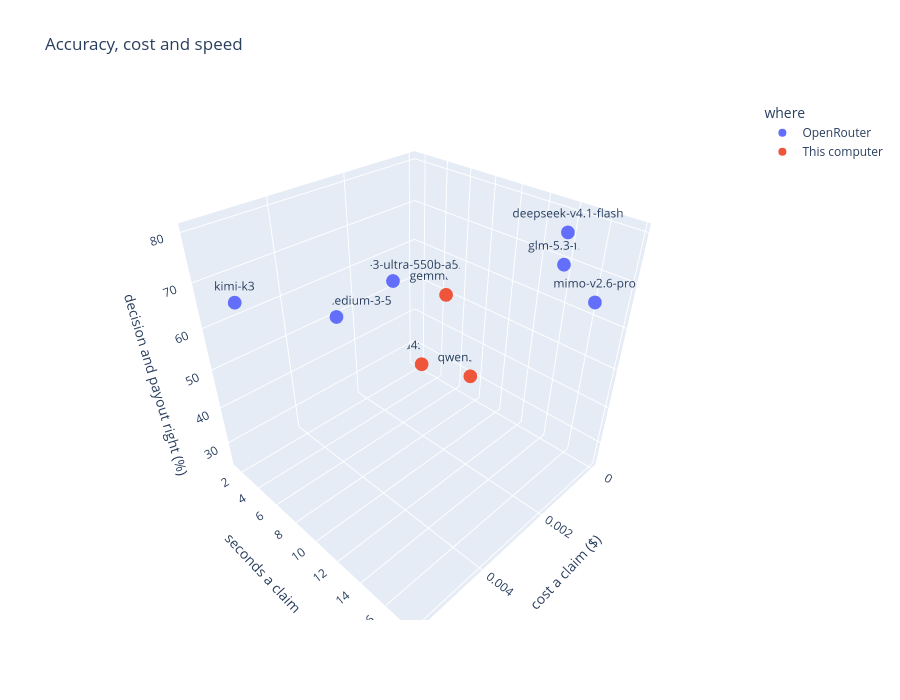

This figure's notebook cell:
### Markdown cell above
### All three at once

Drag the chart to turn it.

### Code cell
fig = px.scatter_3d(
    summary,
    x="cost a claim ($)",
    y="seconds a claim",
    z="decision and payout right (%)",
    color="where",
    text="model",
    title="Accuracy, cost and speed",
    height=700,
)
fig.show()

### Figure 1 — Plotly figure (JSON) as saved in the notebook; plotly's stock layout.template omitted (floating-point values rounded to 4 significant figures)
{"data": [{"hovertemplate": "where=OpenRouter<br>cost a claim ($)=%{x}<br>seconds a claim=%{y}<br>decision and payout right (%)=%{z}<br>model=%{text}<extra></extra>", "legendgroup": "OpenRouter", "marker": {"color": "#636efa", "symbol": "circle"}, "mode": "markers+text", "name": "OpenRouter", "scene": "scene", "showlegend": true, "text": ["mimo-v2.6-pro", "glm-5.3-flash", "kimi-k3", "deepseek-v4.1-flash", "nemotron-3-ultra-550b-a55b", "mistral-medium-3-5"], "type": "scatter3d", "x": [0.00105, 0.00016, 0.00573, 0.00086, 0.00111, 0.00266], "y": [17.7, 14.1, 4.5, 15.2, 2.5, 1.5], "z": [70, 70, 70, 80, 55, 50]}, {"hovertemplate": "where=This computer<br>cost a claim ($)=%{x}<br>seconds a claim=%{y}<br>decision and payout right (%)=%{z}<br>model=%{text}<extra></extra>", "legendgroup": "This computer", "marker": {"color": "#EF553B", "symbol": "circle"}, "mode": "markers+text", "name": "This computer", "scene": "scene", "showlegend": true, "text": ["qwen3.5:4b", "gemma4:e2b-it-qat", "gemma4:e4b"], "type": "scatter3d", "x": [0.0, 0.0, 0.0], "y": [7.4, 2.3, 4.7], "z": [30, 25, 50]}], "layout": {"height": 700, "legend": {"title": {"text": "where"}, "tracegroupgap": 0}, "scene": {"domain": {"x": [0, 1], "y": [0, 1]}, "xaxis": {"title": {"text": "cost a claim ($)"}}, "yaxis": {"title": {"text": "seconds a claim"}}, "zaxis": {"title": {"text": "decision and payout right (%)"}}}, "title": {"text": "Accuracy, cost and speed"}}}
